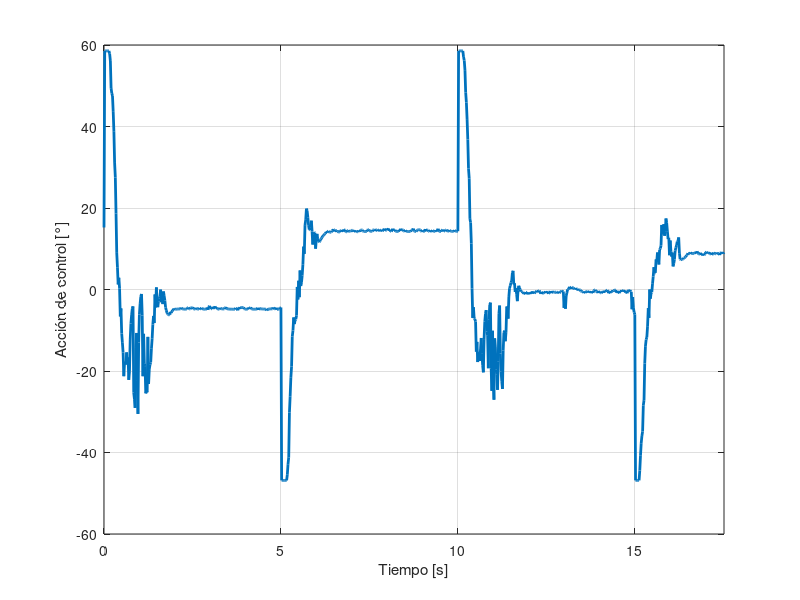
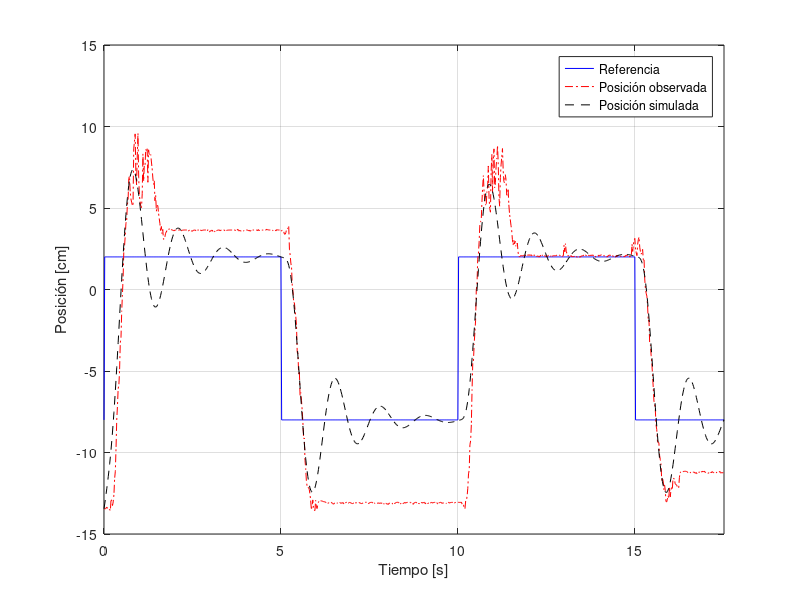
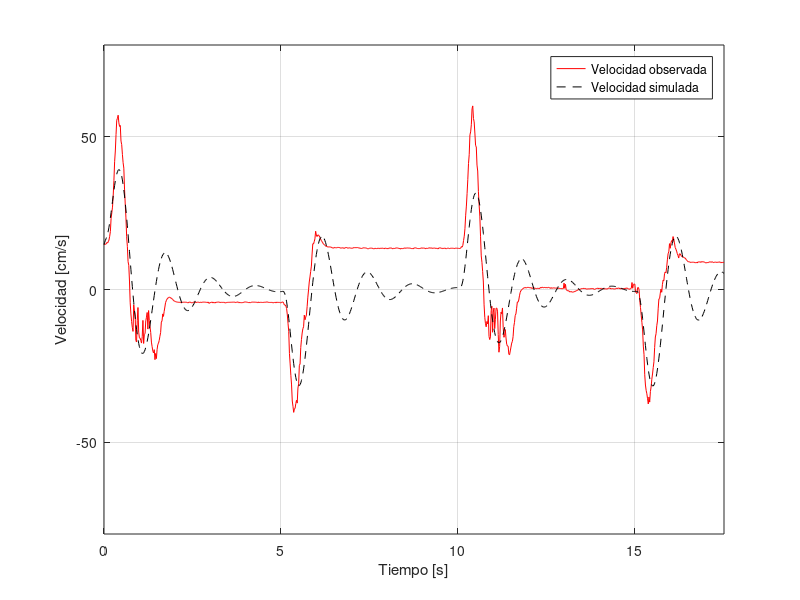
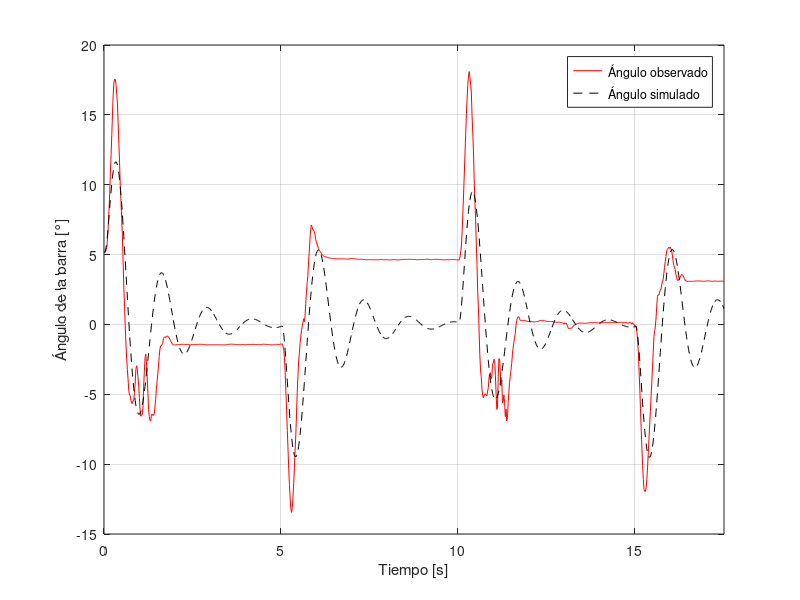

The MATLAB source for these figures, in order:
clear; close all;

load('referencia_datos.mat');
load('referencia_simulada.mat');
[~, t0_idx] = min(abs(t - t0));
t = t(t0_idx:end) - t0;
uk = uk(t0_idx:end);
ref = ref(t0_idx:end);
pos_obs = pos_obs(t0_idx:end);
vel_obs = vel_obs(t0_idx:end);
ang_obs = ang_obs(t0_idx:end);
velang_obs = velang_obs(t0_idx:end);

figure;
plot(t, uk, 'LineWidth', 2);
grid on;
xlabel('Tiempo [s]');
xlim([0, t(end)]);
ylabel('Acción de control [°]');
exportgraphics(gcf, 'ref_img\uk.pdf', 'ContentType', 'image', 'Resolution', 300);

figure;
plot(t, ref, 'b-'); hold on;
plot(t, pos_obs, 'r-.'); hold on;
plot(t, pos_sim, 'k--');
grid on;
legend('Referencia', 'Posición observada', 'Posición simulada');
xlim([0, t(end)]);
xlabel('Tiempo [s]');
ylim([-15, 15]);
ylabel('Posición [cm]');
exportgraphics(gcf, 'ref_img\pos.pdf', 'ContentType', 'image', 'Resolution', 300);

figure;
plot(t, vel_obs, 'r-'); hold on;
plot(t, vel_sim, 'k--');
grid on;
legend('Velocidad observada', 'Velocidad simulada');
xlim([0, t(end)]);
xlabel('Tiempo [s]');
ylim([-80, 80]);
ylabel('Velocidad [cm/s]');
exportgraphics(gcf, 'ref_img\vel.pdf', 'ContentType', 'image', 'Resolution', 300);

figure;
plot(t, ang_obs, 'r-'); hold on;
plot(t, ang_sim, 'k--');
grid on;
legend('Ángulo observado', 'Ángulo simulado');
xlim([0, t(end)]);
xlabel('Tiempo [s]');
ylabel('Ángulo de la barra [°]');
exportgraphics(gcf, 'ref_img\ang.pdf', 'ContentType', 'image', 'Resolution', 300);

figure;
plot(t, velang_obs, 'r-'); hold on;
plot(t, velang_sim, 'k--');
grid on;
legend('Velocidad angular observada', 'Velocidad angular simulada');
xlim([0, t(end)]);
xlabel('Tiempo [s]');
ylabel('Velocidad angular [°/s]');
exportgraphics(gcf, 'ref_img\velang.pdf', 'ContentType', 'image', 'Resolution', 300);

%{
DUDA: ¿Error en estado estacionario hace que las variables observadas sean
distintas de cero?
La acción de control no es cero, pero la posición tampoco cambia. El
observador "le hecha la culpa" a la velocidad del carro.
%}
